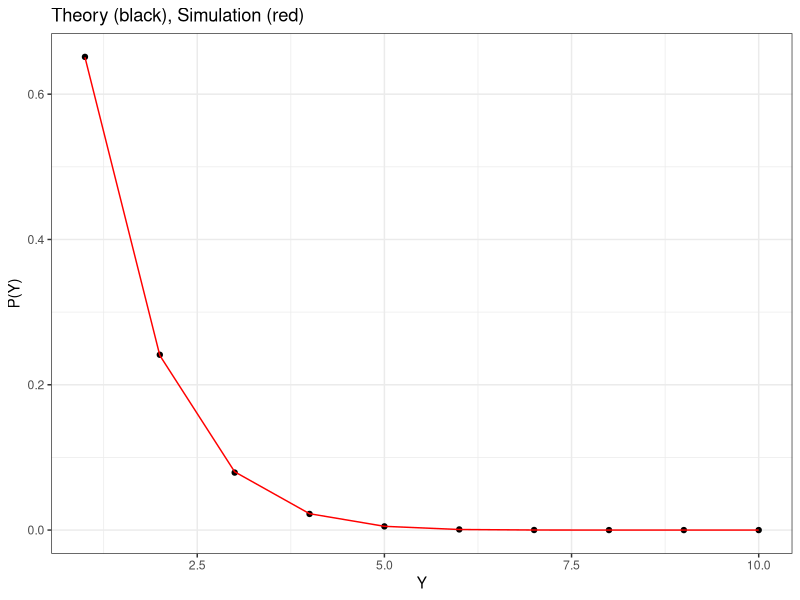

Here is the R script that generated this plot:
## ---- chunk 1
require(tidyverse, quietly = TRUE, warn.conflicts = FALSE)
theme_set(theme_bw())
## ---- chunk 2
n <- 10
k <- 10
f <- rep(0, k)
g <- rep(0, k)

for (j in 1:k) {
  f[j] <- ((k + 1 - j) / k)^n - ((k - j) / k)^n
}
y <- plyr::count(replicate(100000, min(sample(1:k, n, replace = TRUE))))
y$freq <- y$freq / 100000
S <- left_join(tibble(x = 1:10, P = f), y, by = "x") %>% replace_na(list(x = 0, P = 0, freq = 0))

ggplot(S, aes(x = x, y = P)) + geom_point() + geom_line(aes(y = freq), color = "red") +
  labs(x = "Y", y = "P(Y)", title = "Theory (black), Simulation (red)")
